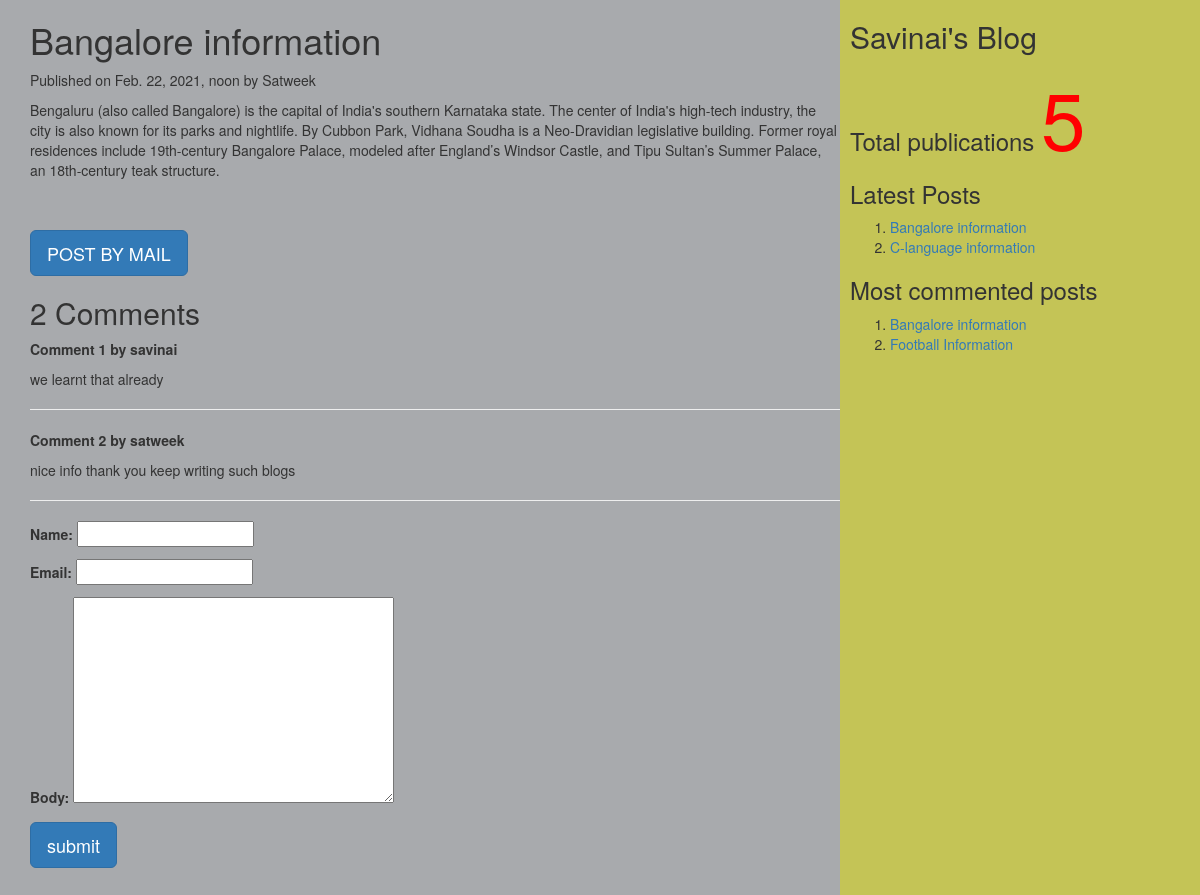
The app's page /2021/02/22/bangalore-information/ with its own data.
### myApp/models.py (models this page shows, shortened)
class Post(models.Model):
    tags = TaggableManager()
    STATUS_CHOICE=(('draft', 'Draft'),('published', 'Published'))
    title=models.CharField(max_length=200)
    slug=models.SlugField(max_length=50, unique_for_date='publish')
    author=models.ForeignKey(User, related_name='blog_posts', on_delete=models.CASCADE)
    body=models.TextField()
    publish=models.DateTimeField(default=timezone.now)
    created=models.DateTimeField(auto_now_add=True)
    updated=models.DateTimeField(auto_now=True)
    status=models.CharField(max_length=20, choices=STATUS_CHOICE, default='draft')
    objects=CustomerManager()
    class Meta:
        ordering=('-publish',)
    def get_absolute_url(self):
        return reverse('post_detail', args=[self.publish.year, self.publish.strftime('%m'), self.publish.strftime('%d'), self.slug])

class Comment(models.Model):
    post = models.ForeignKey(Post, related_name = 'comments', on_delete = models.CASCADE)
    email = models.EmailField()
    body = models.TextField()
    created=models.DateTimeField(auto_now_add=True)
    updated=models.DateTimeField(auto_now=True)
    active = models.BooleanField(default=True)
    name = models.CharField(max_length=50)
    class Meta:
        ordering = ('created',)

### myApp/views.py (the view, shortened to what this page needs)
# urls.py: url(r'^(?P<year>\d{4})/(?P<month>\d{2})/(?P<day>\d{2})/(?P<post>[-\w]+)/$', views.post_detail_view, name='post_detail'),
def post_detail_view(request, year, month, day, post):
    post=get_object_or_404(Post, slug=post, publish__year=year, publish__month=month, publish__day=day)
    comments = post.comments.filter(active=True)
    csubmit = False
    form=CommentForm()
    d={'post':post, 'form':form, 'csubmit':csubmit, 'comments':comments}
    return render(request, 'myApp/post_detail.html', d)

### myApp/forms.py
class CommentForm(forms.ModelForm):
    class Meta:
        model = Comment
        fields = ('name', 'email','body')

### myApp/models.py (called while the page is built)
    def get_queryset(self):
        return super().get_queryset().filter(status='published')

### myApp/templatetags/mytags.py (called while the page is built)
@register.simple_tag
def total_posts():
    return Post.objects.count()

@register.inclusion_tag('myApp/latest_post.html')
def show_latest_posts(count=3):
    latest_posts=Post.objects.order_by('-publish')[:count]
    return ({'latest_posts':latest_posts})

@register.simple_tag
def get_most_commented_posts(count=2):
    return Post.objects.annotate(total_comments=Count('comments')).order_by('-total_comments')[:count]

### templates/myApp/post_detail.html (shortened to what this page needs)
<!DOCTYPE html>
<html lang="en" dir="ltr">
{% extends 'myApp/parent.html' %}
    {% block content_block %}
    <h1>{{post.title}}</h1>
      <p>Published on {{post.publish}} by {{post.author|title}}</p>
      {{post.body|linebreaks}}<br><br>
      <a href="/{{post.id}}/share" class='btn btn-lg btn-primary'>POST BY MAIL</a>
      {% with comments.count as comments_count %}
      <h2>{{comments_count}} Comment{{comments_count|pluralize}}</h2>
      {% endwith %}
      {% if comments %}
      {% for c in comments %}
      <p><b>Comment {{forloop.counter}} by {{c.name}}</b></p>
      <div>
        {{c.body|linebreaks}}
      </div>
      <hr>
      {% endfor %}
      {% else %}
      <p style='color:blue; font-size:30px; font-style:italic; border-bottom:2px red solid'>There are no comments</p>
      {% endif %}
      {% if csubmit %}
      <h2>Your comment has been added successfully</h2>
      {% else %}
      <form method="post">
        {{form.as_p}}
        <input type="submit" class='btn btn-lg btn-primary' value="submit">
      </form>
      {% endif %}
    {% endblock %}

### templates/myApp/parent.html (shortened to what this page needs)
<!DOCTYPE html>
{%load mytags%}
<html lang="en" dir="ltr">
  <head>
    <link rel="stylesheet" href="https://maxcdn.bootstrapcdn.com/bootstrap/3.3.7/css/bootstrap.min.css">
  </head>
  <body>
    <div class="content" style="width:70%; float:left; background-color:#a8aaad; height:1000px; padding: 0 0 0 30px;">
      {% block content_block %}
      {% endblock %}
    </div>
    <div class="sidebar" style="width:30%; float:right; height:1000px; background-color:#c4c456; padding: 0 0 0 10px">
      <h2>Savinai's Blog</h2>
      <h3>Total publications
        <span style='color:red; font-size:80px'>{%total_posts%}</span>
      </h3>
      <h3>Latest Posts</h3>
      {%show_latest_posts 2%}
      <h3>Most commented posts</h3>
      {% get_most_commented_posts as m %}
      <ol>
        {% for post in m %}
        <li><a href="{{post.get_absolute_url}}">{{post.title}}</a> </li>
        {% endfor %}
      </ol>
    </div>
  </body>
</html>

### templates/myApp/latest_post.html
<!DOCTYPE html>
<html lang="en" dir="ltr">
  <body>
    <ol>
    {% for post in latest_posts %}
    <li><a href="{{post.get_absolute_url}}">{{post.title}}</a></li>
    {% endfor %}
    </ol>
  </body>
</html>

### records on screen
Post: title "Bangalore information", publish "Feb. 22, 2021, noon", author "Satweek", body "Bengaluru (also called Bangalore) is the capital of India's southern Karnataka state. The center of India's high-tech industry, the city is also known for its parks and nightlife. By Cubbon Park, Vidhana Soudha is a Neo-Dravidian legislative building. Former royal residences include 19th-century Bangalore Palace, modeled after England’s Windsor Castle, and Tipu Sultan’s Summer Palace, an 18th-century teak structure."
Comment: name "savinai", body "we learnt that already"
Comment: name "satweek", body "nice info thank you keep writing such blogs"
Post: title "C-language information"
Post: title "Football Information"

### other values on screen
{{ comments_count }} "2"
